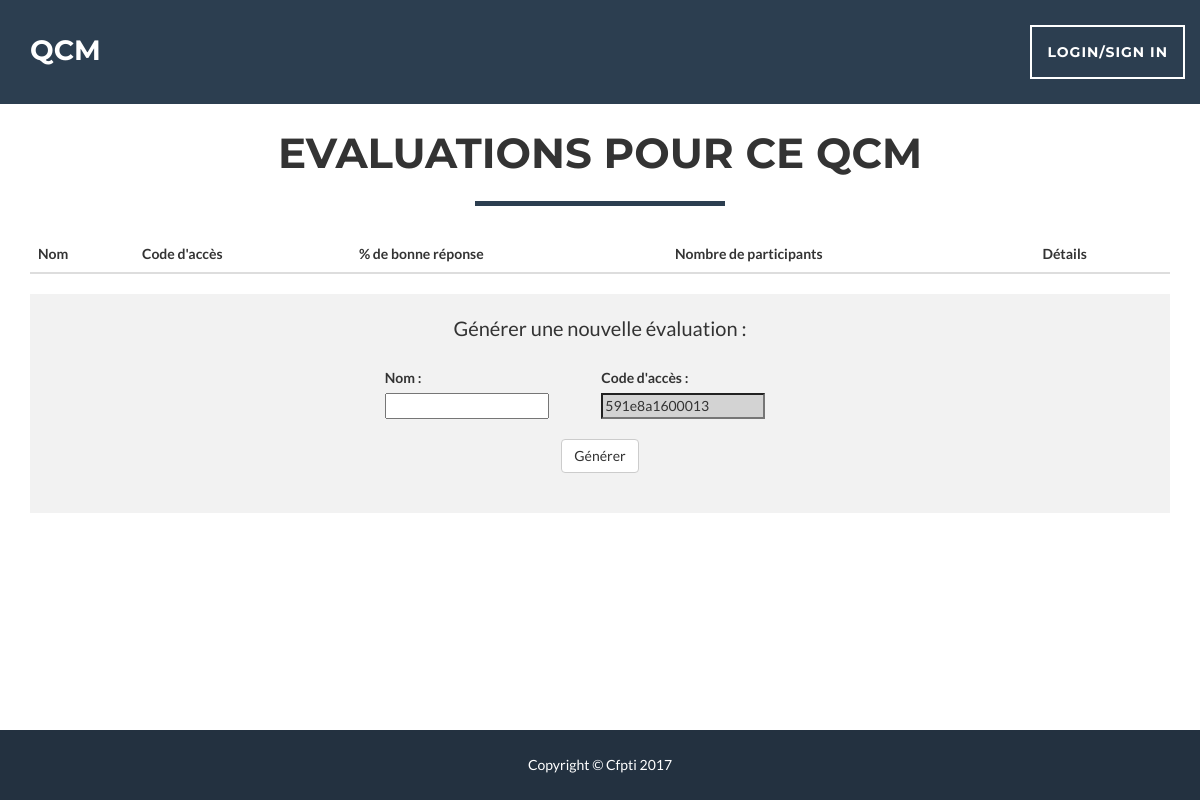
The app's page /manageEval.php?id=1, older data.
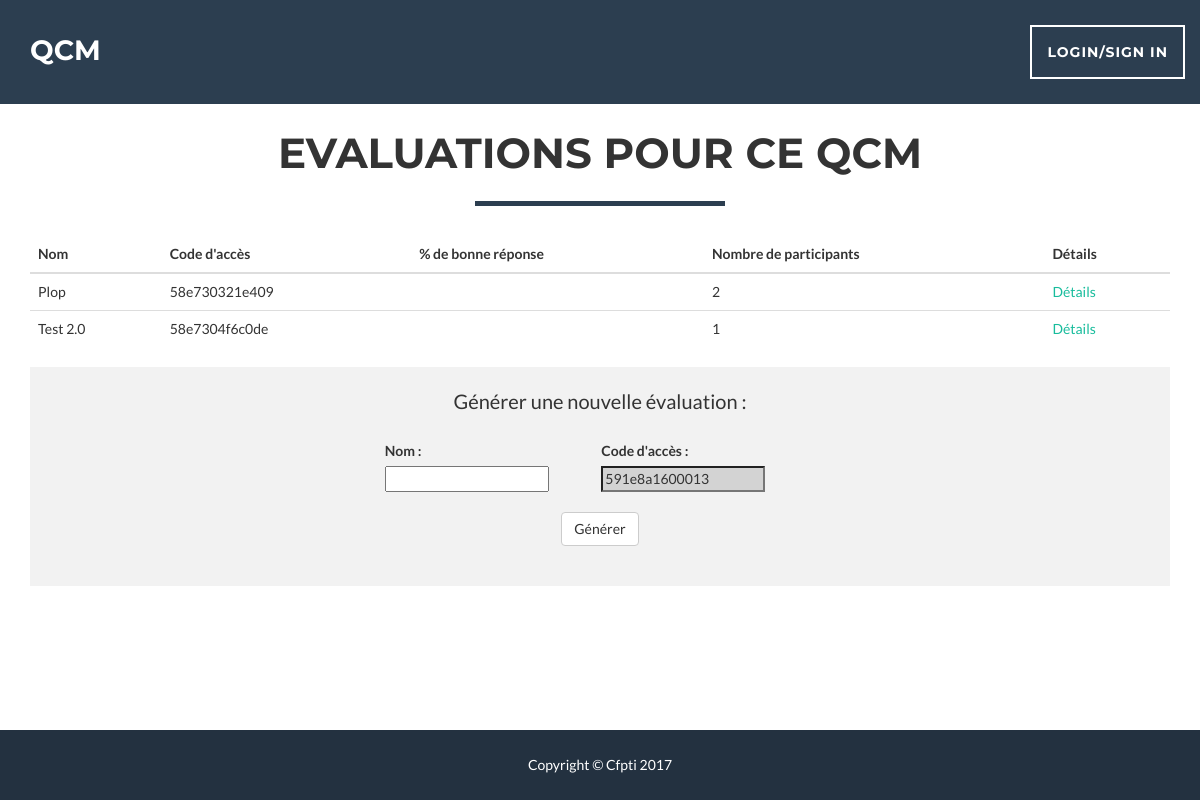
The same page, newer data.
### tables this page shows
CREATE TABLE `evaluation` (
  `id_evaluation` int(11) NOT NULL,
  `name` varchar(50) NOT NULL,
  `access_code` varchar(50) NOT NULL,
  `id_qcm` int(11) NOT NULL,
  `id_creator` int(11) NOT NULL
);

### qcmDao.inc.php (called while the page is built, shortened)
<?php
class QcmPdo{
    public static function GetPdo(){
        try {
            if (!isset($dbPdo)) {
                $dbc = new PDO("mysql:host=" . DB_HOST . ";dbname=" . DB_NAME , DB_USER, DB_PWD, array(
                PDO::MYSQL_ATTR_INIT_COMMAND => 'SET NAMES utf8',
                PDO::ATTR_PERSISTENT => true));
            }
        } catch (PDOException $e) {
            print "Erreur !: " . $e->getMessage() . "<br/>";
            die();
        }
        return $dbc;
    }
}
class EvaluationDao{
    public static function GetEvaluationByIdQcm($idQcm){
        $req = "SELECT id_evaluation, name, access_code, id_qcm, id_creator FROM evaluation WHERE id_qcm = :id";
        $sql = QcmPdo::GetPdo()->prepare($req);
        $sql->bindParam(':id', $idQcm);
        $sql->execute();
        return $sql->fetchAll(PDO::FETCH_ASSOC);
    }
    public static function GetNbUserByEvalutionId($idEvaluation){
        $req = "SELECT COUNT(id_user) FROM evaluation_has_user WHERE id_evaluation = :id";
        $sql = QcmPdo::GetPdo()->prepare($req);
        $sql->bindParam(':id', $idEvaluation);
        $sql->execute();
        return $sql->fetchAll(PDO::FETCH_NUM);
    }
}

### manageEval.php (the view, shortened to what this page needs)
<!DOCTYPE html>
<html>
    <head>
        <link href="TemplateQCM/vendor/bootstrap/css/bootstrap.min.css" rel="stylesheet">
        <link href="TemplateQCM/css/freelancer.min.css" rel="stylesheet">
        <link href="TemplateQCM/vendor/font-awesome/css/font-awesome.min.css" rel="stylesheet" type="text/css">
        <link rel="stylesheet" href="TemplateQCM/css/style.css" type="text/css">
    </head>
    <body id="page-top" class="index">
    <section id="portfolio">
        <div class="container">
            <div class="row">
                <div class="col-lg-12 text-center">
                    <h2>Evaluations pour ce qcm</h2>
                    <hr class="star-primary">
                    <table class="table table-hover">
                        <thead><tr>
                            <th>Nom</th>
                            <th>Code d'accès</th>
                            <th>% de bonne réponse</th>
                            <th>Nombre de participants</th>
                            <th>Détails</th>
                        </thead></tr>
                    <?php
                        require_once("qcmDao.inc.php");
                        $idQcm = filter_input(INPUT_GET, "id", FILTER_VALIDATE_INT);
                        $toDisplay = '';
                        foreach(EvaluationDao::GetEvaluationByIdQcm($idQcm) as $eval){
                            $toDisplay .= "<tr>";
                            $toDisplay .= "<td>" . $eval['name'] . "</td>";
                            $toDisplay .= "<td>" . $eval['access_code'] . "</td>";
                            $toDisplay .= "<td></td>";
                            $toDisplay .= "<td>" . EvaluationDao::GetNbUserByEvalutionId($eval['id_evaluation'])[0][0] . "</td>";
                            $toDisplay .= "<td><a href='evalDetail.php?id="  . $eval['id_evaluation'] . "'>Détails</a></td>";
                            $toDisplay .= "</tr>";
                        }
                        echo $toDisplay;
                    ?>
                    </table>
                    <form class="createQcm-qcm" id="generateEval" action="functions/generateEval.php" method="post">
                        <p>Générer une nouvelle évaluation :</p>
                        <div class="formBlock">
                            <label for="name">Nom :</label>
                            <input type="text" id="name" name="name" required></input>
                        </div>
                        <div class="formBlock">
                            <label for="accessCode">Code d'accès :</label>
                            <input type="text" readonly <?php echo 'value="' . uniqid() . '"'; ?> id="readonly" name="accessCode"></input>
                        </div>
                        <input type="Submit" class="btn btn-default" value="Générer" id="generateBtn"></input>
                    </form>
                </div>
            </div>
        </div>
    </section>
</body>
</html>

Row changes from the older to the newer data that the page shows:
added evaluation: name "Plop", access_code "58e730321e409", id_evaluation "2"
added evaluation: name "Test 2.0", access_code "58e7304f6c0de", id_evaluation "1"
